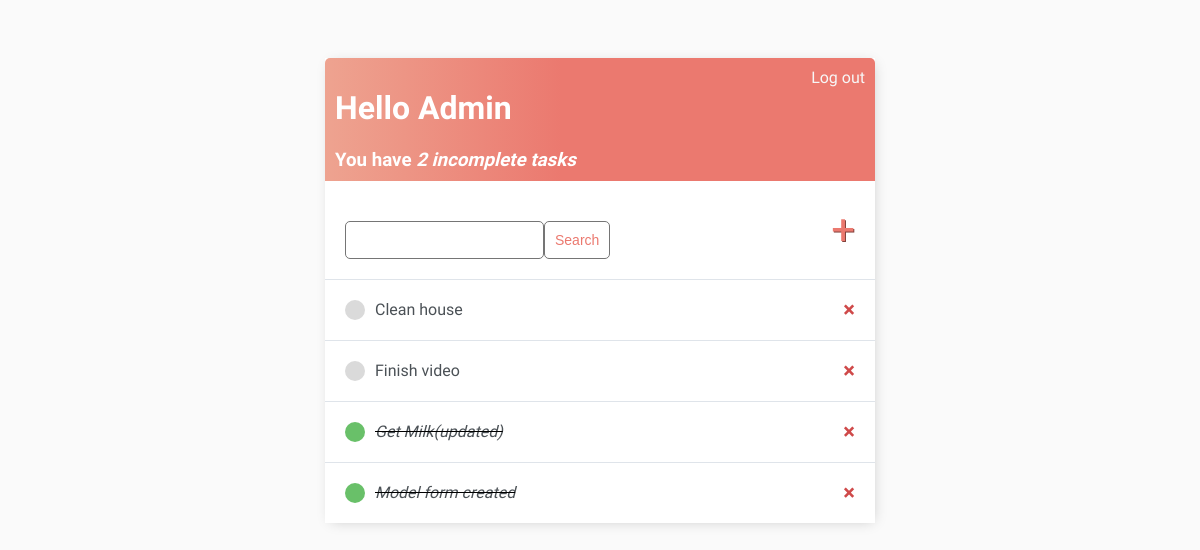
The app's page / (signed in), older data.
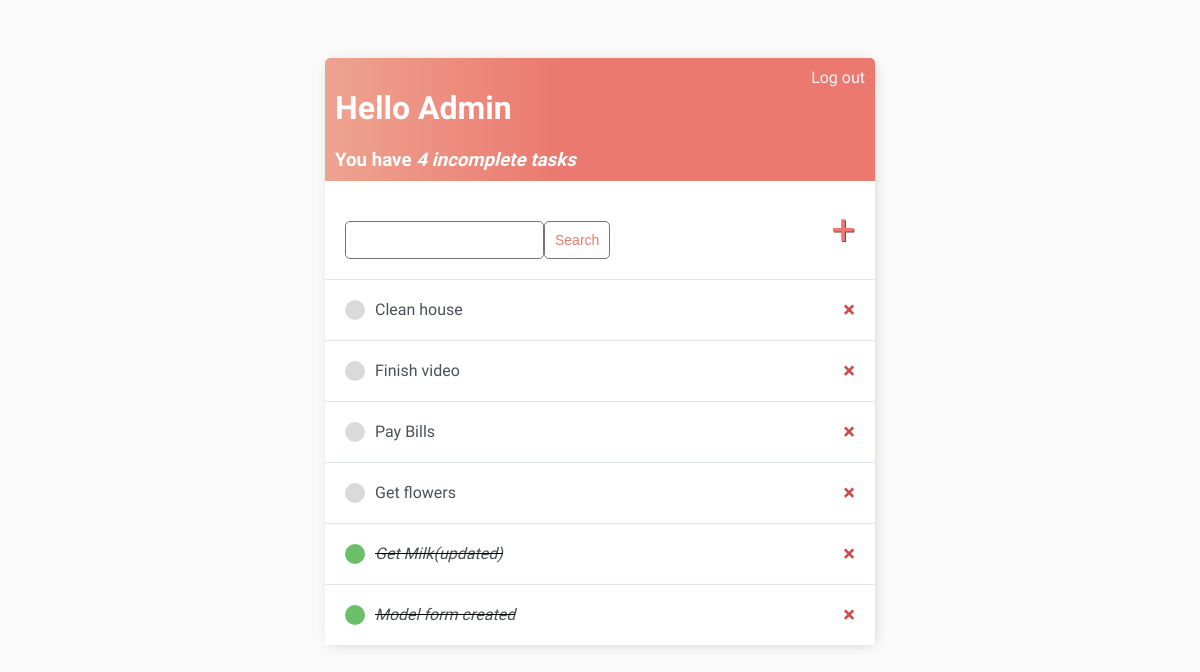
The same page, newer data.
### base/models.py (models this page shows)
class Task(models.Model):
    user = models.ForeignKey(User, on_delete=models.CASCADE, null=True, blank=True)
    title = models.CharField(max_length=200)
    description = models.TextField(null=True, blank=True)
    complete = models.BooleanField(default=False)
    create = models.DateTimeField(auto_now_add=True)
    def __str__(self):
        return self.title
    class Meta:
        ordering = ['complete']

### base/views.py (the view)
# urls.py: path('', TaskList.as_view(), name='tasks'),
class TaskList(LoginRequiredMixin, ListView):
    model = Task
    context_object_name = 'tasks'
    def get_context_data(self,  **kwargs):
        context = super().get_context_data(**kwargs)
        context['tasks'] = context['tasks'].filter(user=self.request.user)
        context['count'] = context['tasks'].filter(complete=False).count()
        search_input = self.request.GET.get('search-area') or ''
        if search_input:
            context['tasks'] = context['tasks'].filter(title__startswith=search_input)
        context['search-input'] = search_input
        return context

### base/templates/base/task_list.html (shortened to what this page needs)
<!DOCTYPE html>
<html lang="en">
{% extends 'base/main.html' %}
{% block content %}
<head>
</head>
<body>
    <div class="header-bar">
        <div>
            <h1>Hello {{request.user|title}}</h1>
            <h3 style="margin:0">You have <i>{{count}} incomplete task{{ count|pluralize:"s" }}</i></h3>
        </div>
        {% if request.user.is_authenticated %}
        <a href="{% url 'logout' %}">Log out</a>
        {% else %}
        <a href="{% url 'login' %}">Log in</a>
        {% endif %}
    </div>
    <div id="search-add-wrapper">
        <form method="get" style="margin-top: 20px; display: flex;">
            <input type="text" name="search-area" value="{{search_input}}"/>
            <input  class="button" type="submit" value="Search"/>
        </form>
        <a id="add-link" href="{% url 'task-create' %}">&#x2b;</a>
    </div>
    <div class="task-items-wrapper">
        {% for task in tasks %}
        <div class="task-wrapper">
            {% if task.complete %}
                <div class="task-title">
                    <div class="task-complete-icon"></div>
                    <i><s><a href="{% url 'task-update' task.id %}">{{task}}</a></s></i>
                </div>
                <a class="delete-link" href="{% url 'task-delete' task.id %}">&#215;</a>
            {% else %}
                <div class="task-title">
                    <div class="task-incomplete-icon"></div>
                    <a href="{% url 'task-update' task.id %}">{{task}}</a>
                </div>
                <a class="delete-link" href="{% url 'task-delete' task.id %}">&#215;</a>
            {% endif %}
        </div>
        {% empty %}
            <h3>No items in list</h3>
        {% endfor %}
    </div>
</body>
{% endblock content %}

### base/templates/base/main.html (shortened to what this page needs)
<!DOCTYPE html>
<html lang="en">
<head>
</head>
<body>
    <div class="container">
        {% block content %}
        {% endblock content%}
    </div>
</body>
</html>

### base/templates/base/main.html (style rules this page uses)
body { background-color: #FAFAFA; font-family: 'Nunito Sans', sans-serif; padding-top: 50px; }
h1, h2, h3, h4, h5, h6, { font-family: 'Raleway', sans-serif; }
.container { max-width:550px; margin: auto; background-color: #fff; -webkit-box-shadow: 2px 2px 13px -4px rgba(0, 0, 0, 0.21); box-shadow: 2px 2px 13px -4px rgba(0, 0, 0, 0.21); }
.header-bar { display: flex; justify-content: space-between; color: #fff; padding: 10px; border-radius: 5px 5px 0 0; background: linear-gradient(90deg, #EEA390 0%, #EB796F 43%, #EB796F 100%); }
.header-bar a { color: rgb(247, 247, 247); text-decoration: none; }
.task-wrapper { display: flex; align-items: center; justify-content: space-between; background-color: #fff; border-top: 1px solid #dfe4ea; overflow: hidden; }
.task-title { display: flex; padding: 20px; }
.task-title a { text-decoration: none; color: #4b5156; margin-left: 10px; }
.delete-link { text-decoration: none; font-weight: 900; color: #cf4949; font-size: 22px; line-height: 0; padding: 20px 20px; }
.task-complete-icon { height: 20px; width: 20px; background-color: rgb(105, 192, 105); border-radius: 50%; }
.task-incomplete-icon { height: 20px; width: 20px; background-color: rgb(218, 218, 218); border-radius: 50%; }
#add-link { color: #EB796F; text-decoration: none; font-size: 42px; text-shadow: 1px 1px #81413b; }
#search-add-wrapper { display: flex; justify-content: space-between; align-items: center; padding: 20px; }
input[type=text], input[type=password], textarea { border: 1px solid #757575; border-radius: 5px; padding: 10px; width: 90%; }
.button { border: 1px solid #757575; background-color: #FFF; color: #EB796F; padding: 10px; font-size: 14px; border-radius: 5px; cursor: pointer; text-decoration: none; }

Row changes from the older to the newer data that the page shows:
added Task: title "Pay Bills"
added Task: title "Get flowers"
Text that changed along with them:
{{ count }}: "2" → "4"
